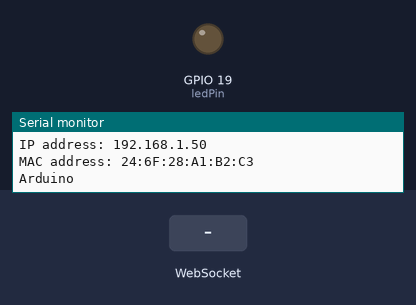
Simulated run of this sketch. Board: ESP32. Shown: output pins drawn as LEDs (lit = HIGH), the last lines printed to the serial monitor. Inputs (shaded band) come from the test bench. WiFi joins after 1.5 s; servers stay silent unless stated.

Above: at 3.3 s.
3.4 s: WebSocket text "2" received
At 4.6 s:
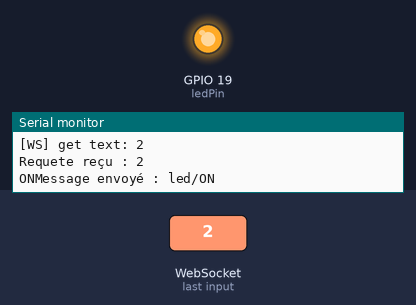
4.9 s: WebSocket text "ON" received
6.9 s: WebSocket text "OFF" received
Timing chart, 0 to 9.9 s (numbered marks = the images above; inputs shaded):
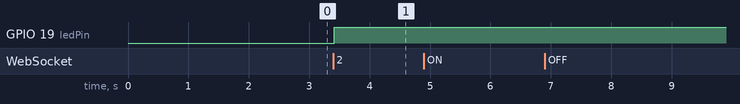

The sketch:

projetArduino.ino
```cpp
#include "OneWire.h"
#include "DallasTemperature.h"
#include <WiFi.h>
#include <WiFiMulti.h>
#include <WebSocketsClient.h>

const int ledPin =19;
String ledState = "OFF";
float termoSensorValue;
int lightSensorValue = 0;

//remplacer par son adresse IP
String ipServeur ="192.168.43.66";


OneWire onWire(23); //lecture du capteur de temperateur sur le pin 23
DallasTemperature tempSensor(&onWire);

//Remplacer par son adresse IP
IPAddress server(192,168,168,66);

WiFiClient client;
WebSocketsClient webSocket;

void print_status(){
  Serial.print("WiFi connected \n");
  Serial.print("IP address: ");
  Serial.print(WiFi.localIP());
  Serial.print("\n");
  Serial.print("MAC address: ");
  Serial.print(WiFi.macAddress());
  Serial.print("\n");
}

float getTemperature()
{
  tempSensor.requestTemperaturesByIndex(0); // le capteur realise une acquisition
  return tempSensor.getTempCByIndex(0);
}

void webSocketEvent(WStype_t type, uint8_t * payload, size_t length) {
  char * c = new char[1];
  switch(type) {
    case WStype_DISCONNECTED:
      Serial.printf("[WS] Disconnected !\n");
      break;
    case WStype_CONNECTED:
      Serial.printf("[WS] Connected to url: %s\n", payload);
      // send message to server when Connected
      webSocket.sendTXT("Arduino");
      break;
    case WStype_TEXT:
      Serial.println("reçus case");
      Serial.printf("[WS] get text: %s\n", payload);
      c = (char *)payload;
      wsMessages(c[0]);
      break;

    case WStype_ERROR:
    case WStype_FRAGMENT_TEXT_START:
    case WStype_FRAGMENT_BIN_START:
    case WStype_FRAGMENT:
    case WStype_FRAGMENT_FIN:
      break;
  }

}
void wsMessages(char inChar) {
  Serial.print("Requete reçu : ");
  Serial.println(inChar);
  String returnMessage;

  switch (inChar) {
    case '0' :
      returnMessage = "ip/"+WiFi.localIP().toString();
      delay(1000);
      Serial.println("");
      Serial.print("Message envoyé : ");
      Serial.print(returnMessage);
      webSocket.sendTXT(returnMessage);
      delay(1000);
      break;
    case '1' :
      returnMessage = "mac/"+WiFi.macAddress();
      delay(1000);
      Serial.println("");
      Serial.print("Message envoyé : ");
      Serial.print(returnMessage);
      webSocket.sendTXT(returnMessage);
      delay(1000);
      break;
    case '2' :
      if(ledState == "ON"){
        digitalWrite(ledPin, LOW);
        ledState = "OFF";
      }else if(ledState == "OFF"){
        digitalWrite(ledPin, HIGH);
        ledState = "ON";
      }
      delay(1000);
      Serial.println("");
      Serial.print(ledState);
      returnMessage = "led/"+ledState;
      Serial.print("Message envoyé : ");
      Serial.print(returnMessage);
      webSocket.sendTXT(returnMessage);
      delay(1000);
      break;
    case '3' :
      termoSensorValue = getTemperature();
      delay(1000);
      Serial.println("");
      Serial.println(termoSensorValue,DEC);
      webSocket.sendTXT("temp/"+String(termoSensorValue));
      Serial.print("Message envoyé : ");
      Serial.print(returnMessage);
      webSocket.sendTXT(returnMessage);
      delay(1000);
      break;
    case '4' :
      lightSensorValue = analogRead(A0);
      delay(1000);
      Serial.println("");
      Serial.println(lightSensorValue,DEC);
      returnMessage = "light/"+String(lightSensorValue);
      Serial.print("Message envoyé : ");
      Serial.print(returnMessage);
      webSocket.sendTXT(returnMessage);
      delay(1000);
      break;
    default:
      Serial.println("");
  }
}

void connect_wifi(){
 //const char* ssid = "HUAWEI-6EC2";
 //const char *password= "FGY9MLBL";
 const char* ssid = "Pixel_3822";
 const char* password= "LeBonMotDePasse";

 Serial.println("Connecting Wifi...");
 WiFi.begin(ssid, password);
 while(WiFi.status() != WL_CONNECTED){
   Serial.println("Attempting to connect ..");
   delay(1000);
 }

 Serial.print("Connected to local Wifi\n");
 print_status();
}

void setup() {
  // put your setup code here, to run once:
  Serial.begin(9600); // Begin port to reach
  pinMode(ledPin,OUTPUT);
  tempSensor.begin();

  connect_wifi();
  print_status();

  webSocket.begin(ipServeur, 8080, "/");
  Serial.println("Arduino");
  webSocket.onEvent(webSocketEvent);
}

void loop() {
  webSocket.loop();
}
```

Measured:
- after the input at 3.4 s, GPIO 19 (ledPin): LOW → HIGH at once
